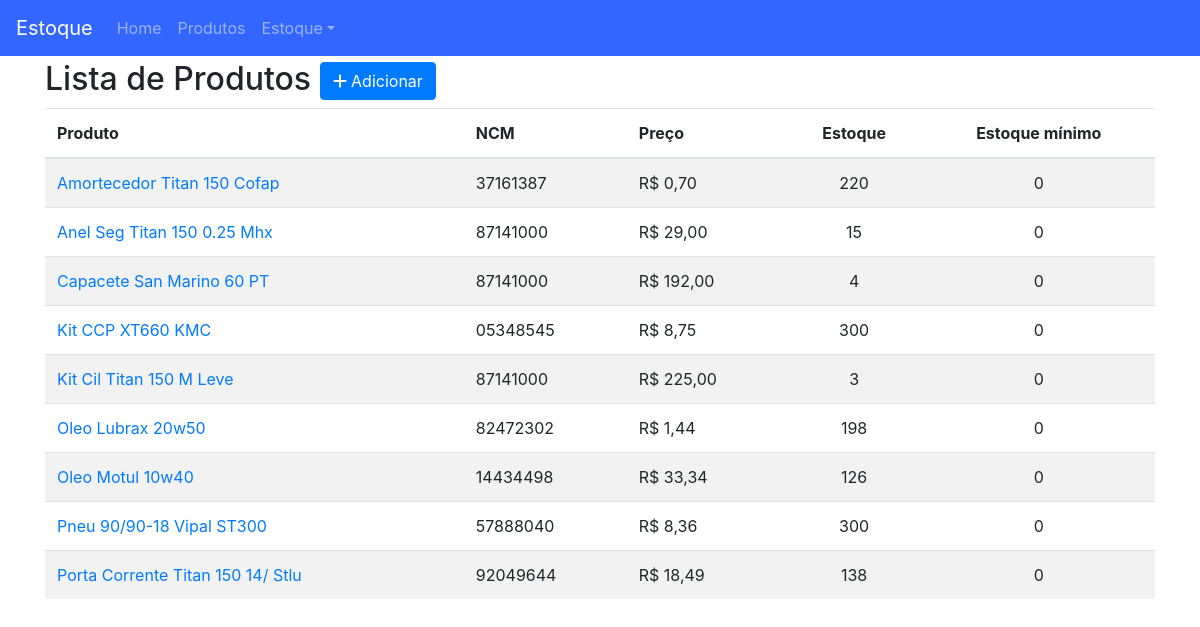
Before: /produto/ with the older database file.
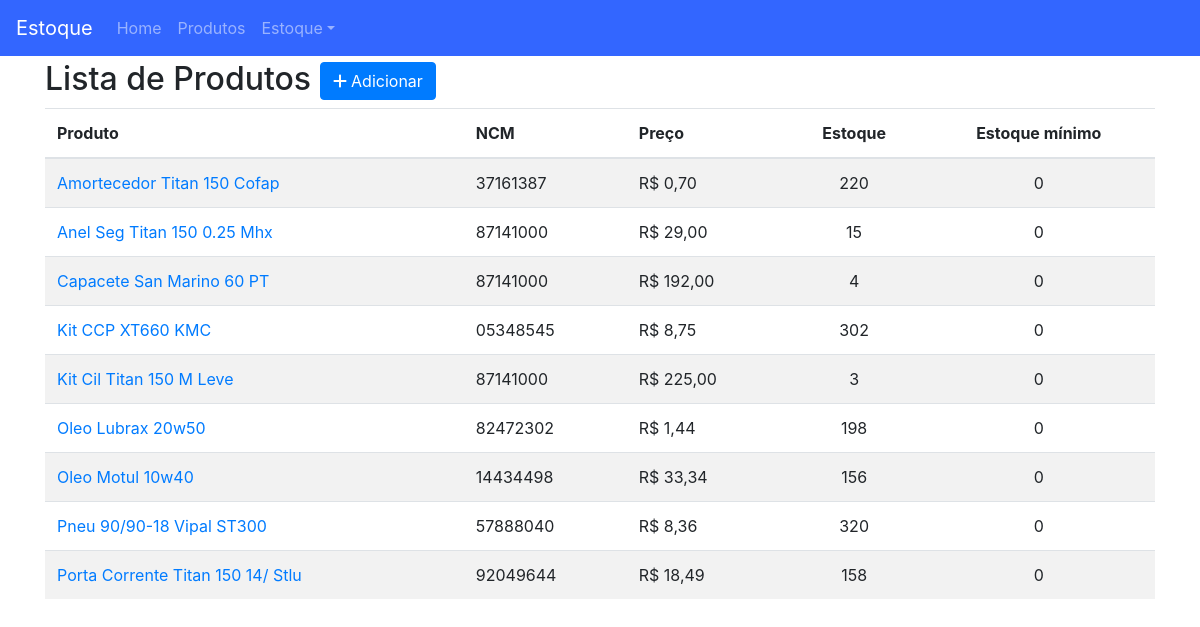
After: the same page with the newer database file.
### produto/models.py (models this page shows, shortened)
class Produto(models.Model):
    produto = models.CharField('Produto', max_length=100, unique=True)
    ncm = models.CharField('NCM', max_length=8)
    preco = models.DecimalField('Preço', max_digits=8, decimal_places=2)
    estoque = models.IntegerField('Estoque atual')
    estoque_minimo = models.PositiveIntegerField('Estoque mínimo', default=0)
    class Meta:
        ordering = ('produto',)
    def get_absolute_url(self):
        return reverse_lazy('produto:product_detail', kwargs={'pk': self.pk})

### produto/views.py (the view)
# urls.py: path('', v.ProductList.as_view(), name='product_list'),
class ProductList(TemplateView):
    template_name = 'product_list.html'
    def get_context_data(self, **kwargs):
        context = super().get_context_data(**kwargs)
        context['object_list'] = Produto.objects.all()
        return context

### produto/templates/product_list.html
{% extends 'base.html' %}
{% block content %}
<div class="page-header">
    <h2>Lista de Produtos
        <span class="pull-right">
            <a href="{% url 'produto:product_add' %}">
                <button type="button" class="btn btn-primary">
                    <span class="fa fa-plus"></span> Adicionar
                </button>
            </a>
        </span>
    </h2>
    {% if object_list %}
    <table class="table table-striped">
        <thead>
            <tr>
                <th>Produto</th>
                <th>NCM</th>
                <th>Preço</th>
                <th class="text-center">Estoque</th>
                <th class="text-center">Estoque mínimo</th>
            </tr>
        </thead>
        <tbody>
            {% for object in object_list %}
                <tr>
                    <td>
                        <a href="{{ object.get_absolute_url }}">{{ object.produto }}</a>
                    </td>
                    <td>{{ object.ncm }}</td>
                    <td>R$ <span class="pull-right">{{ object.preco }}</span></td>
                    <td class="text-center">{{ object.estoque }}</td>
                    <td class="text-center">{{ object.estoque_minimo }}</td>
                </tr>
            {% endfor %}
        </tbody>
    </table>
    {% else %}
        <p class="alert alert-warning">Lista vazia.</p>
    {% endif %}
</div>
{% endblock content %}

Changed rows visible on the page:
changed Produto "Kit CCP XT660 KMC": estoque "300" → "302"
changed Produto "Oleo Motul 10w40": estoque "126" → "156"
changed Produto "Pneu 90/90-18 Vipal ST300": estoque "300" → "320"
changed Produto "Porta Corrente Titan 150 14/ Stlu": estoque "138" → "158"
